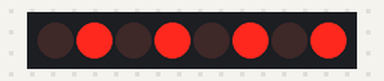
A program run on a simulated Arduino Uno, built with avr-gcc and run on an emulated ATmega328P. Shown: 8 shift-register outputs drawn as a row of LEDs (first output left, lit = HIGH). Wiring (inferred from the names in the program): shift register (74HC595): data pin 12; shift clock pin 9; latch pin 11. Wiring (inferred from the signals the program sends): row of LEDs: on Q0, Q1, Q2, Q3, Q4, Q5, Q6, Q7.

Above: at 0.1 s.
At 0.6 s:
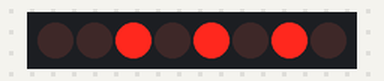
At 1.1 s:
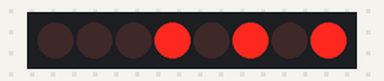
At 1.6 s:
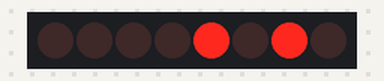
At 2.1 s:
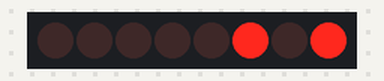
At 3.1 s:
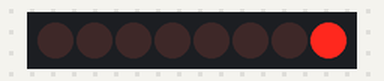
Timing chart, 0 to 5.0 s (numbered marks = the images above):
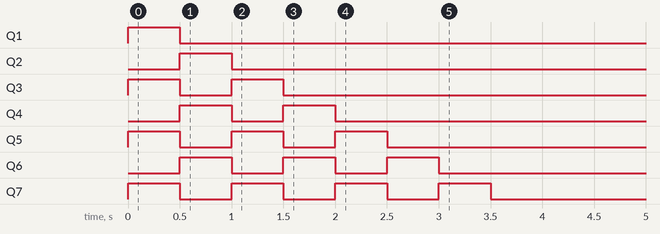

Measured:
- by itself, Q1: LOW → HIGH at 0.00 s, → LOW 0.50 s later
- by itself, Q2: LOW → HIGH at 0.50 s, → LOW 0.50 s later
- by itself, Q3, Q4: alternates HIGH for 0.50 s and LOW for 0.50 s, 4 changes in all, then stays LOW
- by itself, Q5, Q6: alternates HIGH for 0.50 s and LOW for 0.50 s, 6 changes in all, then stays LOW
- by itself, Q7: alternates HIGH for 0.50 s and LOW for 0.50 s, 8 changes in all, then stays LOW

The program:

main.cpp
```cpp
#include <Arduino.h>
int latchpin = 11;
int clockpin = 9;
int datapin = 12;
int dt = 500;
byte LEDS =  B10101010;
void setup() {
  // put your setup code here, to run once:
  Serial.begin(9600);
  pinMode(latchpin, OUTPUT);
  pinMode(datapin, OUTPUT);
  pinMode(clockpin, OUTPUT);
}

void loop() {
  // put your main code here, to run repeatedl
  digitalWrite(latchpin, 0);
  shiftOut(datapin, clockpin, MSBFIRST, LEDS);
  digitalWrite(latchpin, 1);
  delay(dt);
  //como estando lidando com base 2, jeito mais simples de se colocar os caracteres para esquerda é multiplicar por dois, devido a base
  LEDS = LEDS * 2;
  }
```
